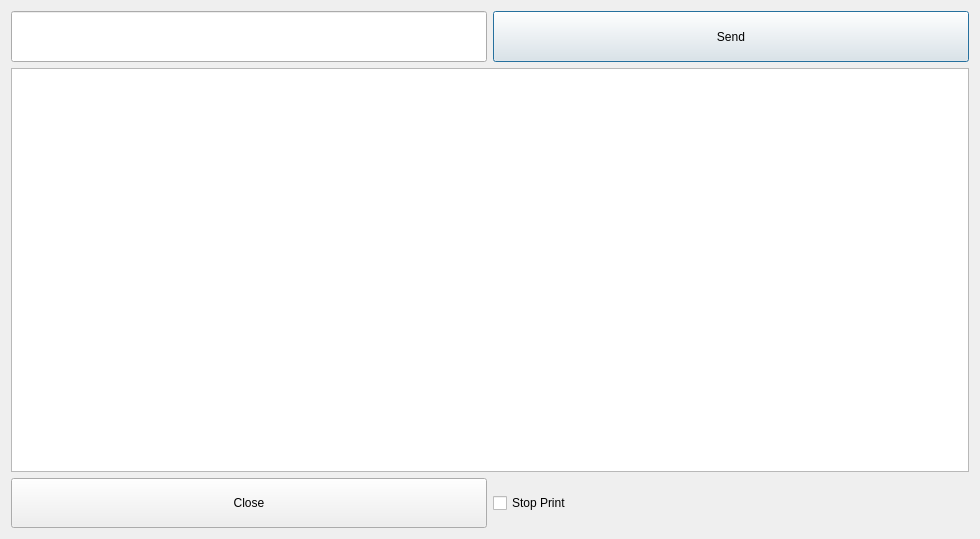
<?xml version="1.0" encoding="UTF-8"?>
<ui version="4.0">
 <class>wdLinkDebugDialog</class>
 <widget class="QDialog" name="wdLinkDebugDialog">
  <property name="geometry">
   <rect>
    <x>0</x>
    <y>0</y>
    <width>980</width>
    <height>539</height>
   </rect>
  </property>
  <property name="windowTitle">
   <string>Debug communication</string>
  </property>
  <layout class="QGridLayout" name="gridLayout" rowstretch="1,8,1">
   <item row="0" column="0" colspan="2">
    <layout class="QHBoxLayout" name="horizontalLayout">
     <item>
      <widget class="QLineEdit" name="lineEditNewMessage">
       <property name="sizePolicy">
        <sizepolicy hsizetype="Preferred" vsizetype="Preferred">
         <horstretch>0</horstretch>
         <verstretch>0</verstretch>
        </sizepolicy>
       </property>
      </widget>
     </item>
     <item>
      <widget class="QPushButton" name="pushButtonSend">
       <property name="sizePolicy">
        <sizepolicy hsizetype="Preferred" vsizetype="Preferred">
         <horstretch>0</horstretch>
         <verstretch>0</verstretch>
        </sizepolicy>
       </property>
       <property name="text">
        <string>Send</string>
       </property>
      </widget>
     </item>
    </layout>
   </item>
   <item row="1" column="0" colspan="2">
    <widget class="QTextBrowser" name="textBrowser"/>
   </item>
   <item row="2" column="0">
    <widget class="QPushButton" name="pushButtonClose">
     <property name="sizePolicy">
      <sizepolicy hsizetype="Preferred" vsizetype="Preferred">
       <horstretch>0</horstretch>
       <verstretch>0</verstretch>
      </sizepolicy>
     </property>
     <property name="text">
      <string>Close</string>
     </property>
    </widget>
   </item>
   <item row="2" column="1">
    <widget class="QCheckBox" name="checkBoxStopPrint">
     <property name="sizePolicy">
      <sizepolicy hsizetype="Preferred" vsizetype="Preferred">
       <horstretch>0</horstretch>
       <verstretch>0</verstretch>
      </sizepolicy>
     </property>
     <property name="text">
      <string>Stop Print</string>
     </property>
    </widget>
   </item>
  </layout>
 </widget>
 <resources/>
 <connections/>
</ui>
